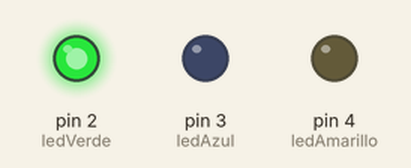
This sketch was run on a simulated Arduino Uno, built with avr-gcc and run on an emulated ATmega328P. Parts: output pins drawn as LEDs (lit = HIGH).

Above: at 0.2 s.
At 5.2 s:
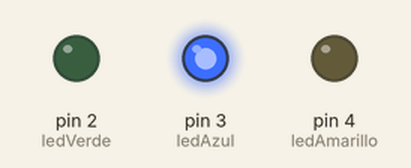
At 8.2 s:
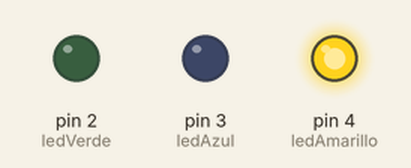
At 10.7 s:
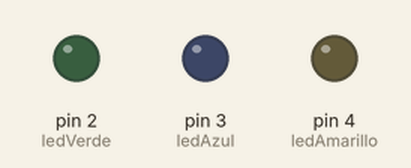
Timing chart, 0 to 11.7 s (numbered marks = the images above):
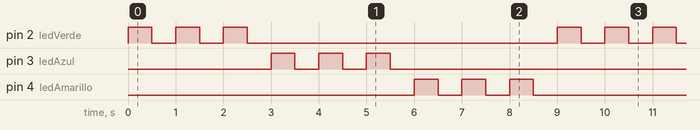

The sketch:

funciones_externas1.ino
```cpp
/*
Autor: Roberto Rico Sandoval.
Fille: Funciones en Arduino.
Date: 02/ 01/ 2023
*/

int ledVerde = 2;
int ledAzul = 3;
int ledAmarillo = 4;

int ite;

void setup()
{
  pinMode(ledVerde, OUTPUT);
  pinMode(ledAzul, OUTPUT);
  pinMode(ledAmarillo, OUTPUT);
}

void loop(){

  funcionExterna(ledVerde);
  funcionExterna(ledAzul);
  funcionExterna(ledAmarillo);
}

void funcionExterna(int led)
{
  for(int ite = 0; ite < 3; ite++){

    digitalWrite(led, HIGH);
    delay(500);
    digitalWrite(led, LOW);
    delay(500);

  }
}
```

Measured:
- by itself, pin 2 (ledVerde), pin 3 (ledAzul), pin 4 (ledAmarillo): repeats every 9.0 s: 2 × (LOW 0.50 s, HIGH 0.50 s), LOW 6.5 s, HIGH 0.50 s
- by itself, everything shown: repeats every 9.0 s, in 18 steps
